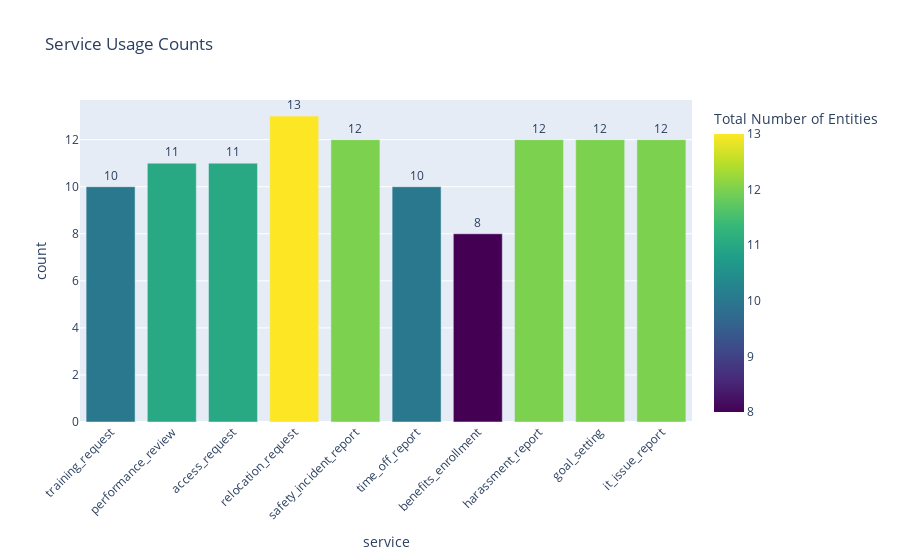

Notebook code cell kept with this figure:
### Markdown cell above
### The distribution of service

### Code cell
# Use Plotly Express to create an interactive bar chart
fig = px.bar(
    df_intent_counts,
    x="Intent",
    y="Total Entities",
    text="Total Entities",
    title="Total Entities for Each Intent",
    labels={"Intent": "Intent/Service", "Total Entities": "Total Number of Entities"},
    color="Total Entities",
    color_continuous_scale="viridis"
)

fig.update_traces(texttemplate='%{text}', textposition='outside')
fig.update_layout(xaxis_tickangle=-45)

fig.show()

### Figure 1 — Plotly figure (JSON) as saved in the notebook; plotly's stock layout.template omitted (floating-point values rounded to 4 significant figures)
{"data": [{"hovertemplate": "Intent/Service=%{x}<br>Total Number of Entities=%{marker.color}<extra></extra>", "legendgroup": "", "marker": {"color": [10, 11, 11, 13, 12, 10, 8, 12, 12, 12], "coloraxis": "coloraxis", "pattern": {"shape": ""}}, "name": "", "orientation": "v", "showlegend": false, "text": [10.0, 11.0, 11.0, 13.0, 12.0, 10.0, 8.0, 12.0, 12.0, 12.0], "textposition": "outside", "texttemplate": "%{text}", "type": "bar", "x": ["training_request", "performance_review", "access_request", "relocation_request", "safety_incident_report", "time_off_report", "benefits_enrollment", "harassment_report", "goal_setting", "it_issue_report"], "xaxis": "x", "y": [10, 11, 11, 13, 12, 10, 8, 12, 12, 12], "yaxis": "y"}], "layout": {"barmode": "relative", "coloraxis": {"colorbar": {"title": {"text": "Total Number of Entities"}}, "colorscale": [[0, "#440154"], [0.1111, "#482878"], [0.2222, "#3e4989"], [0.3333, "#31688e"], [0.4444, "#26828e"], [0.5556, "#1f9e89"], [0.6667, "#35b779"], [0.7778, "#6ece58"], [0.8889, "#b5de2b"], [1, "#fde725"]]}, "legend": {"title": {"text": "Intent/Service"}, "tracegroupgap": 0}, "title": {"text": "Service Usage Counts"}, "xaxis": {"anchor": "y", "categoryarray": ["training_request", "performance_review", "access_request", "relocation_request", "safety_incident_report", "time_off_report", "benefits_enrollment", "harassment_report", "goal_setting", "it_issue_report"], "categoryorder": "array", "domain": [0, 1], "tickangle": -45, "title": {"text": "service"}}, "yaxis": {"anchor": "x", "domain": [0, 1], "title": {"text": "count"}}}}
